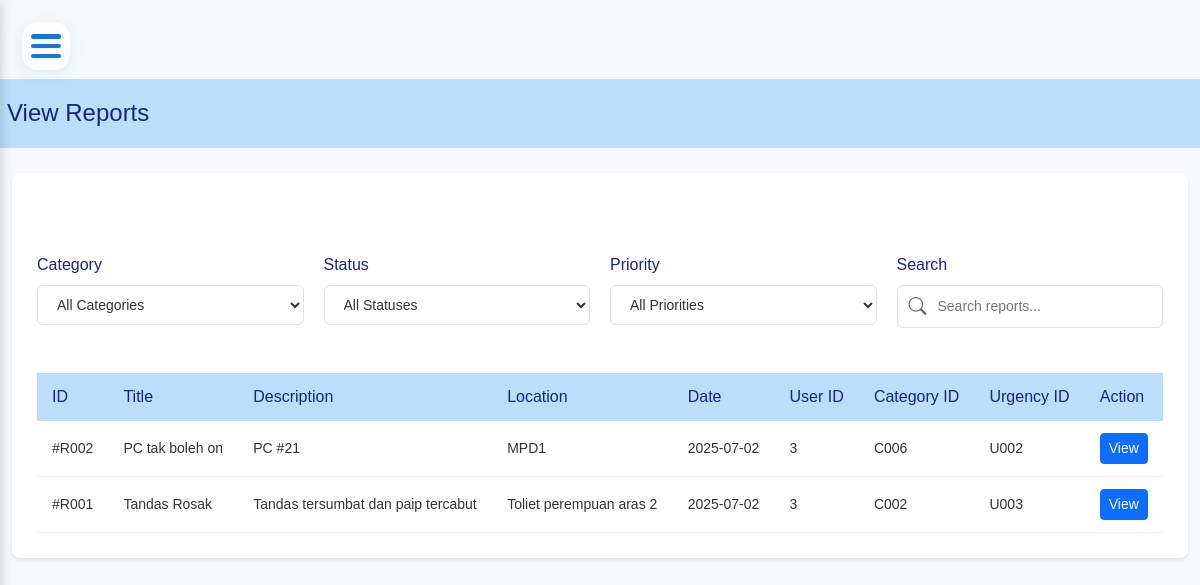
Page /maintenence_system/view_reports.php (signed in) on the committed database.
### tables this page shows
CREATE TABLE `report` (
  `Report_ID` varchar(4) NOT NULL,
  `title` varchar(255) NOT NULL,
  `description` text DEFAULT NULL,
  `location` varchar(255) DEFAULT NULL,
  `report_date` date NOT NULL,
  `User_ID` int(11) DEFAULT NULL,
  `Category_ID` varchar(4) DEFAULT NULL,
  `Urgency_ID` varchar(4) DEFAULT NULL
);

### maintenence_system/view_reports.php (the view, shortened to what this page needs)
<?php
require_once "config/database.php";
include "includes/header.php";
$sql = "SELECT * FROM REPORT ORDER BY report_date DESC";
$stmt = $conn->prepare($sql);
$stmt->execute();
$result = $stmt->get_result();
?>
<!DOCTYPE html>
<html lang="en">
<head>
</head>
<body>
    <div class="container-fluid py-4">
        <div class="page-header">
            <h1>View Reports</h1>
        </div>
        <div class="reports-container">
            <div class="filters-section">
                <div class="filter-group">
                    <label class="filter-label">Category</label>
                    <select class="filter-select" id="categoryFilter">
                        <option value="">All Categories</option>
                    </select>
                </div>
                <div class="filter-group">
                    <label class="filter-label">Status</label>
                    <select class="filter-select" id="statusFilter">
                        <option value="">All Statuses</option>
                    </select>
                </div>
                <div class="filter-group">
                    <label class="filter-label">Priority</label>
                    <select class="filter-select" id="priorityFilter">
                        <option value="">All Priorities</option>
                    </select>
                </div>
                <div class="filter-group">
                    <label class="filter-label">Search</label>
                    <div class="search-box">
                        <i class="bi bi-search search-icon"></i>
                        <input type="text" class="search-input" placeholder="Search reports...">
                    </div>
                </div>
            </div>
            <div class="table-responsive">
                <table class="reports-table">
                    <thead>
                        <tr>
                            <th>ID</th>
                            <th>Title</th>
                            <th>Description</th>
                            <th>Location</th>
                            <th>Date</th>
                            <th>User ID</th>
                            <th>Category ID</th>
                            <th>Urgency ID</th>
                            <th>Action</th>
                        </tr>
                    </thead>
                    <tbody>
                        <?php while ($report = $result->fetch_assoc()) { ?>
                            <tr>
                                <td>#<?php echo $report["Report_ID"]; ?></td>
                                <td><?php echo htmlspecialchars($report["title"]); ?></td>
                                <td><?php echo htmlspecialchars($report["description"]); ?></td>
                                <td><?php echo htmlspecialchars($report["location"]); ?></td>
                                <td><?php echo htmlspecialchars($report["report_date"]); ?></td>
                                <td><?php echo htmlspecialchars($report["User_ID"]); ?></td>
                                <td><?php echo htmlspecialchars($report["Category_ID"]); ?></td>
                                <td><?php echo htmlspecialchars($report["Urgency_ID"]); ?></td>
                                <td>
                                    <a href="view_report.php?id=<?php echo $report["Report_ID"]; ?>"
                                       class="btn btn-primary btn-sm">
                                        View
                                    </a>
                                </td>
                            </tr>
                        <?php } ?>
                    </tbody>
                </table>
            </div>
        </div>
    </div>
</body>
</html>
<?php include "includes/footer.php"; ?>

### maintenence_system/includes/header.php (shortened to what this page needs)
<!DOCTYPE html>
<html lang="en">
<head>
    <link href="https://cdn.jsdelivr.net/npm/bootstrap@5.3.0/dist/css/bootstrap.min.css" rel="stylesheet">
    <link href="https://cdn.jsdelivr.net/npm/bootstrap-icons@1.10.0/font/bootstrap-icons.css" rel="stylesheet">
</head>
<body>
    <button class="burger-menu" id="burgerMenu" aria-label="Toggle sidebar" aria-pressed="false">
      <div class="burger-lines">
        <span class="burger-line burger-line1"></span>
        <span class="burger-line burger-line2"></span>
        <span class="burger-line burger-line3"></span>
      </div>
    </button>
    <div class="main-content">
    </div>
</body>
</html>

### maintenence_system/includes/footer.php (shortened to what this page needs)
</body>
</html>

### maintenence_system/includes/header.php (style rules this page uses)
:root { --primary-bg: #bbdefb; --sidebar-width: 250px; --sidebar-collapsed-width: 70px; --header-height: 60px; --transition-speed: 0.5s; --transition-curve: cubic-bezier(0.4, 0, 0.2, 1); --menu-item-height: 45px; }
body { min-height: 100vh; background: #f8f9fa; overflow-x: hidden; font-family: 'DM Sans', sans-serif; }
@media (max-width: 1200px) { .main-content { margin-left: 0 !important; width: 100% !important; padding-top: 80px !important; } }
@media (max-width: 1200px) { .burger-menu { display: flex !important; } }
.burger-menu { position: fixed; top: 22px; left: 22px; z-index: 1100; width: 48px; height: 48px; background: rgba(255,255,255,0.7); border-radius: 16px; box-shadow: 0 4px 24px rgba(33,150,243,0.10), 0 1.5px 6px rgba(33,150,243,0.07); display: flex; align-items: center; justify-content: center; cursor: pointer; border: none; backdrop-filter: blur(8px); transition: background 0.2s, box-shadow 0.2s, transform 0.15s; }
.burger-lines { width: 30px; height: 24px; position: relative; display: flex; flex-direction: column; justify-content: space-between; }
.burger-line { display: block; height: 4.5px; width: 100%; background: #1976d2; border-radius: 3px; box-shadow: 0 1px 2px rgba(33,150,243,0.10); transition: 0.35s cubic-bezier(.68,-0.55,.27,1.55); }

### maintenence_system/view_reports.php (style rules this page uses)
.page-header { background: var(--primary-bg); padding: 20px; margin: -25px -25px 25px -25px; border-radius: 8px 8px 0 0; display: flex; justify-content: space-between; align-items: center; }
.page-header h1 { margin: 0; font-size: 24px; color: #1a237e; }
.reports-container { background: white; padding: 25px; border-radius: 8px; box-shadow: 0 2px 4px rgba(0,0,0,0.1); margin-left: var(--sidebar-width); transition: all var(--transition-speed) var(--transition-curve); width: calc(100% - var(--sidebar-width)); }
@media (max-width: 1200px) { .reports-container { margin-left: 0 !important; width: 100% !important; padding: 80px 25px 25px 25px; } }
.filters-section { display: grid; grid-template-columns: repeat(auto-fit, minmax(200px, 1fr)); gap: 20px; margin-bottom: 25px; }
.filter-group { display: flex; flex-direction: column; }
.filter-label { font-weight: 500; color: #1a237e; margin-bottom: 8px; }
.filter-select { padding: 10px 15px; border: 1px solid #e0e0e0; border-radius: 6px; font-size: 14px; color: #333; background-color: white; cursor: pointer; transition: all 0.3s; }
.search-box { position: relative; }
.search-input { width: 100%; padding: 10px 15px 10px 40px; border: 1px solid #e0e0e0; border-radius: 6px; font-size: 14px; transition: all 0.3s; }
.search-icon { position: absolute; left: 12px; top: 50%; transform: translateY(-50%); color: #666; font-size: 18px; }
.reports-table { width: 100%; border-collapse: separate; border-spacing: 0; margin-top: 20px; }
.reports-table th { background: var(--primary-bg); padding: 12px 15px; text-align: left; font-weight: 500; color: #1a237e; border: none; white-space: nowrap; }
.reports-table td { padding: 12px 15px; border-bottom: 1px solid #e3f2fd; color: #333; font-size: 14px; vertical-align: middle; }

### rows in the picture
report: Report_ID "R002", title "PC tak boleh on", description "PC #21", location "MPD1", report_date "2025-07-02", User_ID "3", Category_ID "C006", Urgency_ID "U002"
report: Report_ID "R001", title "Tandas Rosak", description "Tandas tersumbat dan paip tercabut", location "Toliet perempuan aras 2", report_date "2025-07-02", User_ID "3", Category_ID "C002", Urgency_ID "U003"
